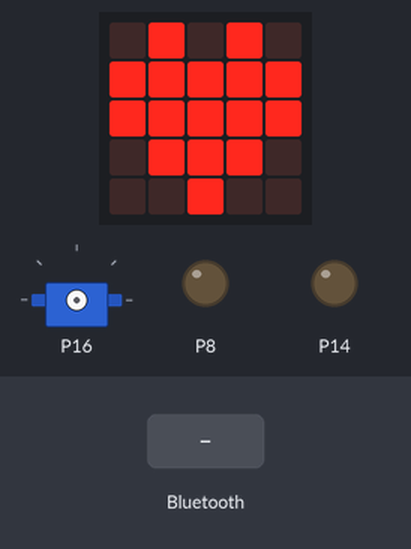
Bench run of a program on a simulated BBC micro:bit (MakeCode). On the bench: the board's 5×5 LED display, servo, output pins drawn as LEDs (lit = HIGH). Dashed ring = blinking. Inputs (shaded band) come from the test bench.

Above: at 1.8 s.
1.9 s: a phone connects over Bluetooth
At 2.7 s:
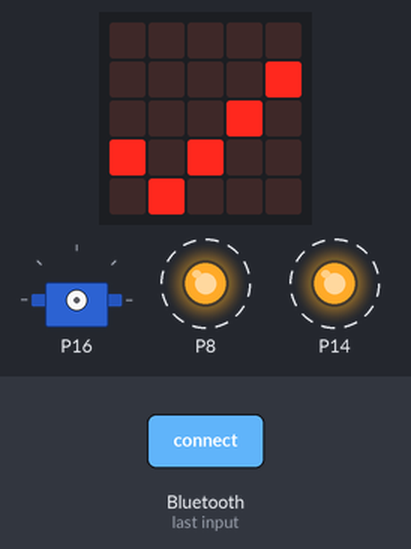
At 4.05 s:
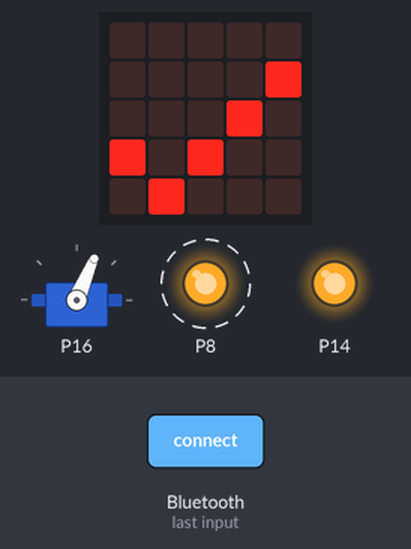
4.1 s: a phone disconnects over Bluetooth
At 9.1 s:
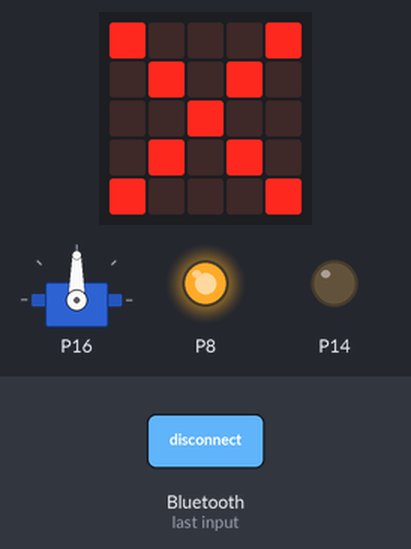
Timing chart, 0 to 10.6 s (numbered marks = the images above; inputs shaded):
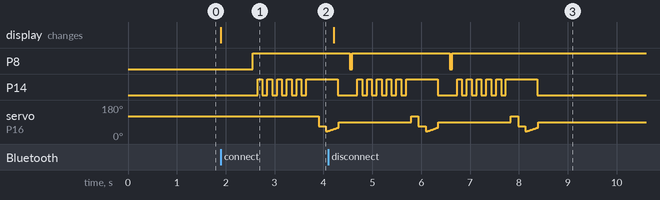

Measured:
- after the input at 1.9 s, P8: LOW → HIGH after 0.65 s; P14: alternates HIGH for 0.10 s and LOW for 0.10 s, 11 changes in all, then stays HIGH, starting after 0.75 s; servo on P16: 120° → 67° after 2.0 s, → 44° 0.15 s later; the display: changes at once (image 1)
- after the input at 4.1 s, the display: changes after 0.11 s (image 3)

The program:

main.ts
```typescript
bluetooth.onBluetoothConnected(function () {
    basic.showIcon(IconNames.Yes)
    servo_control()
})
bluetooth.onBluetoothDisconnected(function () {
    basic.showIcon(IconNames.No)
})
function servo_control () {
    for (let index = 0; index < 3; index++) {
        // Loop to perform the actions 3 times
        pins.digitalWritePin(DigitalPin.P8, 0)
        basic.pause(50)
        // Pause time reduced for faster operation
        pins.digitalWritePin(DigitalPin.P8, 1)
        for (let index = 0; index < 6; index++) {
            // Increased the loop count
            pins.digitalWritePin(DigitalPin.P14, 0)
            basic.pause(100)
            // Pause time reduced for faster operation
            pins.digitalWritePin(DigitalPin.P14, 1)
            basic.pause(100)
        }
        // Pause time reduced for faster operation
        pins.servoWritePin(AnalogPin.P16, 120)
        basic.pause(150)
        // Pause time reduced for faster operation
        pins.servoWritePin(AnalogPin.P16, 67)
        basic.pause(150)
        // Pause time reduced for faster operation
        code = 40
        for (let index = 0; index < 20; index++) {
            // Increased the loop count
            code += 1
            pins.servoWritePin(AnalogPin.P16, code)
            basic.pause(12)
        }
        // Pause time reduced for faster operation
        pins.servoWritePin(AnalogPin.P16, 90)
        pins.digitalWritePin(DigitalPin.P14, 0)
        basic.pause(250)
    }
}
let code = 0
bluetooth.startUartService()
bluetooth.startLEDService()
basic.showIcon(IconNames.Heart)
```

test.ts
```typescript
// テストはここに来ます。このパッケージが拡張機能として使用されるときにはコンパイルされません。
```
